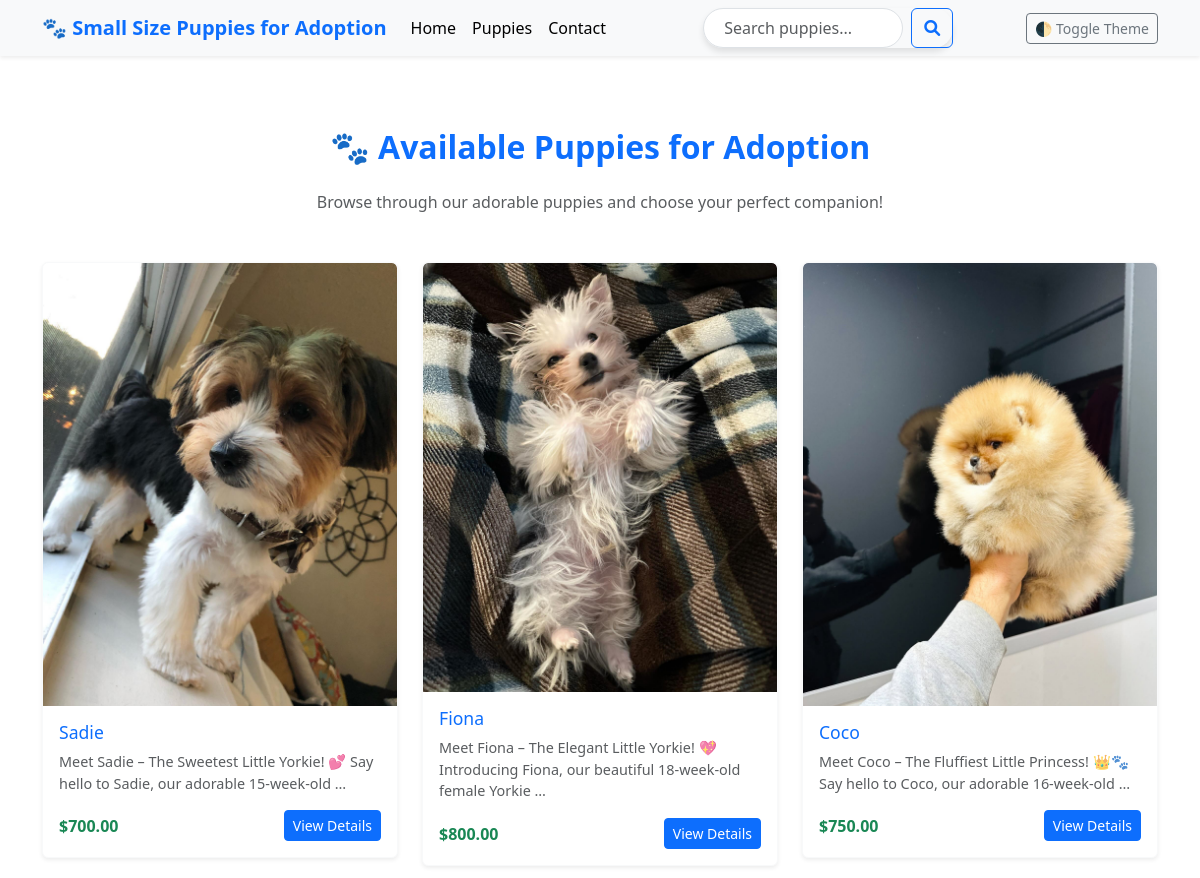
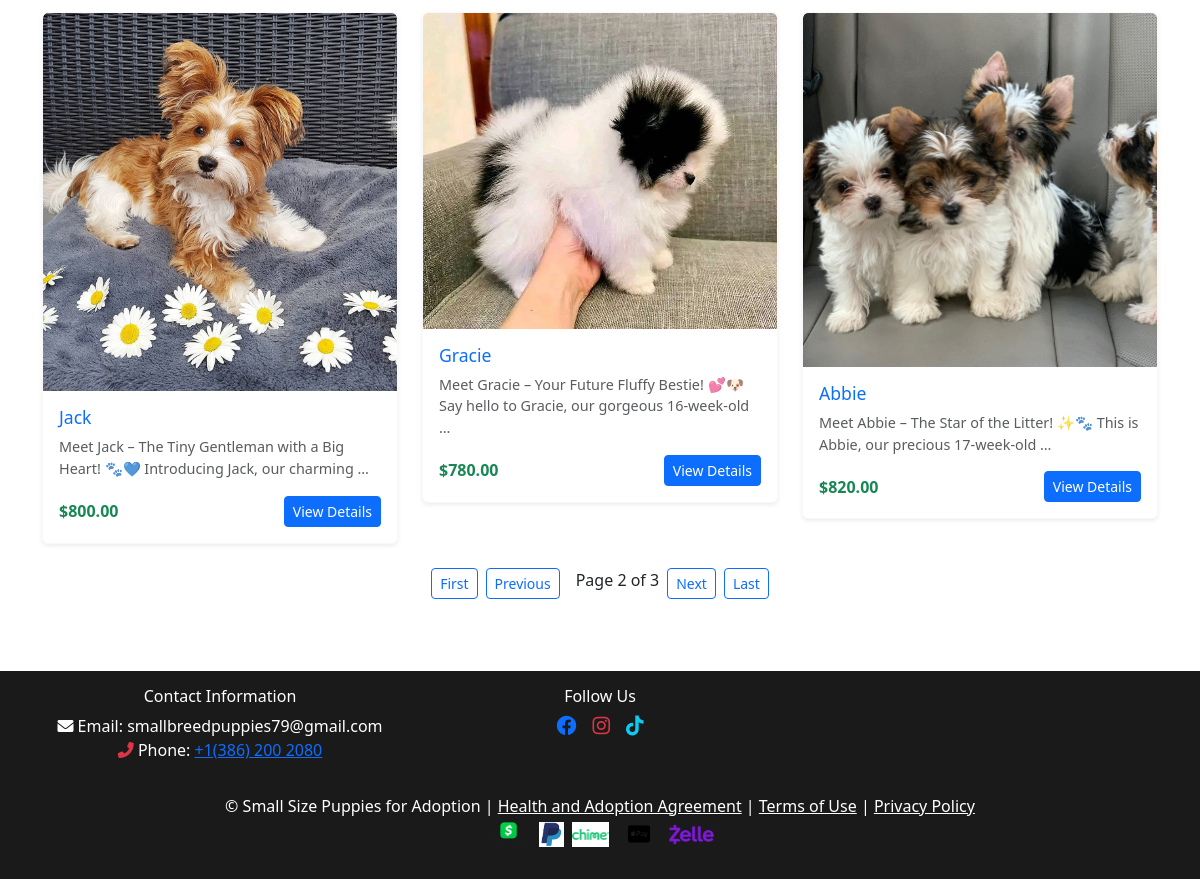
The page /puppies/?page=2 on the database its author committed (2 pictures, top to bottom).
### store/models.py (models this page shows, shortened)
class Puppy(models.Model):
    name = models.CharField(max_length=255)
    breed = models.CharField(max_length=255)
    description = models.TextField()
    price = models.DecimalField(max_digits=10, decimal_places=2)
    is_adopted = models.BooleanField(default=False)
    created_at = models.DateTimeField(auto_now_add=True)
    age = models.PositiveBigIntegerField(default=16)
    gender = models.CharField(max_length=255)
    registration = models.CharField(max_length=255)

class PuppyImage(models.Model):
    puppy = models.ForeignKey(Puppy, related_name='images', on_delete=models.CASCADE)
    image = models.ImageField(upload_to='puppy_images/')

### store/views.py (the view)
# urls.py: path('puppies/', views.puppies, name='puppies'),
def puppies(request):
    puppies_list = Puppy.objects.all()  # Fetch all puppies
    paginator = Paginator(puppies_list, 6)  # 6 puppies per page
    page_number = request.GET.get('page')
    puppies = paginator.get_page(page_number)
    return render(request, "store/puppies.html", {'puppies': puppies})

### store/templates/store/puppies.html (shortened to what this page needs)
{% extends "store/base.html" %}
{% block content %}
<div class="container my-5">
    <h2 class="text-center text-primary mb-4 fw-bold">🐾 Available Puppies for Adoption</h2>
    <p class="text-center text-muted mb-5">Browse through our adorable puppies and choose your perfect companion!</p>
    <div class="row g-4">
        {% for puppy in puppies %}
        <div class="col-md-4 col-sm-6 col-12">
            <div class="card shadow-sm border-light rounded image-hover">
                <img src="{{ puppy.images.first.image.url }}" class="card-img-top puppy-image" alt="{{ puppy.name }}">
                <div class="card-body">
                    <h5 class="card-title text-primary">{{ puppy.name }}</h5>
                    <p class="card-text text-muted">{{ puppy.description|truncatewords:15 }}</p>
                    <div class="d-flex justify-content-between align-items-center">
                        <span class="text-success fw-bold">${{ puppy.price }}</span>
                        <a href="{% url 'puppy_detail' puppy.id %}" class="btn btn-primary btn-sm">View Details</a>
                    </div>
                </div>
            </div>
        </div>
        {% empty %}
        <div class="col-12 text-center">
            <p class="text-muted">No puppies available for adoption at the moment. Please check back later.</p>
        </div>
        {% endfor %}
    </div>
    <div class="d-flex justify-content-center mt-4">
        {% if puppies.has_previous %}
            <a href="?page=1" class="btn btn-outline-primary btn-sm me-2">First</a>
            <a href="?page={{ puppies.previous_page_number }}" class="btn btn-outline-primary btn-sm me-2">Previous</a>
        {% endif %}
        <span class="mx-2">Page {{ puppies.number }} of {{ puppies.paginator.num_pages }}</span>
        {% if puppies.has_next %}
            <a href="?page={{ puppies.next_page_number }}" class="btn btn-outline-primary btn-sm me-2">Next</a>
            <a href="?page={{ puppies.paginator.num_pages }}" class="btn btn-outline-primary btn-sm">Last</a>
        {% endif %}
    </div>
</div>
{% endblock %}

### store/templates/store/base.html (style rules this page uses)
html { transition: background-color 0.3s, color 0.3s; }

### store/templates/store/puppies.html (style rules this page uses)
.image-hover { position: relative; overflow: hidden; transition: transform 0.3s ease, box-shadow 0.3s ease; }
.puppy-image { transition: transform 0.3s ease; }
.card-body { transition: background-color 0.3s ease, color 0.3s ease; }
.card-body h5 { font-size: 1.1rem; }
.card-body p { font-size: 0.9rem; }

### rows shown on the page
Puppy: images.first.image (picture), name "Sadie", description "Meet Sadie – The Sweetest Little Yorkie! 💕 Say hello to Sadie, our adorable 15-week-old …", price "700.00"
Puppy: images.first.image (picture), name "Fiona", description "Meet Fiona – The Elegant Little Yorkie! 💖 Introducing Fiona, our beautiful 18-week-old female Yorkie …", price "800.00"
Puppy: images.first.image (picture), name "Coco", description "Meet Coco – The Fluffiest Little Princess! 👑🐾 Say hello to Coco, our adorable 16-week-old …", price "750.00"
Puppy: images.first.image (picture), name "Jack", description "Meet Jack – The Tiny Gentleman with a Big Heart! 🐾💙 Introducing Jack, our charming …", price "800.00"
Puppy: images.first.image (picture), name "Gracie", description "Meet Gracie – Your Future Fluffy Bestie! 💕🐶 Say hello to Gracie, our gorgeous 16-week-old …", price "780.00"
Puppy: images.first.image (picture), name "Abbie", description "Meet Abbie – The Star of the Litter! ✨🐾 This is Abbie, our precious 17-week-old …", price "820.00"

### other values the page prints
{{ puppies.number }} "2"
{{ puppies.paginator.num_pages }} "3"
